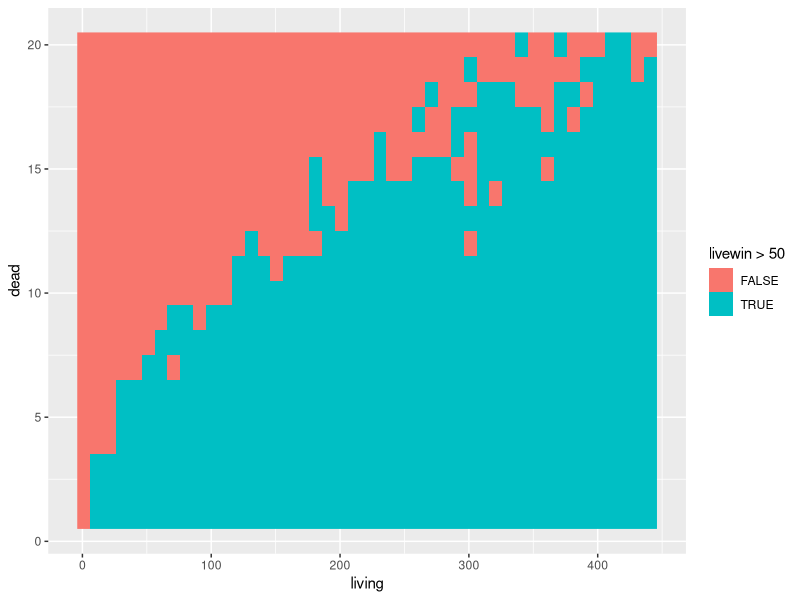

Write the R code that produced this figure. (Note: this script raises an error after producing the figure.)
library(ggplot2)

battle<-function(n1,n2){
  living <- n1
  dead <- n2
  surviving <- T
  while (surviving == T){
    if (runif(1) < 0.5) {
      living <- living
      dead <- dead - 1
    }else{
      living <- living - 1
      dead <- dead + 1
    }
    if (living < 1 || dead < 1){
      surviving = F
    }
  }
return(cbind(living,dead))
}


result2<-NULL
for (j in seq(1,450,10)){
  for (k in 1:20){
    result<-NULL
    for (i in 1:100){
      result<-rbind(result,battle(j,k))
    }
    result2<-rbind(result2, c(living=j,dead=k,livewin=100*sum(result[,1] != 0)/i))
  }
}
result2<-as.data.frame(result2)
ggplot(result2, aes(x=living,y=dead,fill=livewin>50))+geom_raster(interpolate=F)      

result3<-NULL
for (i in unique(result2$living)){
  half<-spline(x = result2[result2$living==i,]$livewin, y = result2[result2$living==9,]$dead, xout=50)$y
  result3<-rbind(result3, c(living=i,dead=half))
}
result3<-as.data.frame(result3)
ggplot(result3, aes(x=sqrt(living), y=dead))+geom_line()
       
